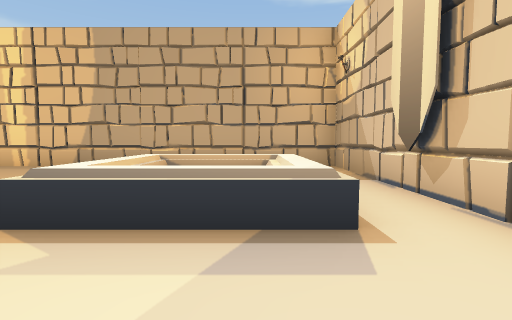
view 1 (above)

21 first-person views from a walk through a 3-D level made in the Unity game engine. The camera is 1.2 m above the floor, tilts 4° down and sees 85° across. The floor is counted in squares, 2 m on a side. Each view is taken from the middle of a square. On the plan, view 1 faces up. The plan holds only what a view shows up to about 9 squares ahead; the rest is blank. The place goes on beyond the plan. The player character is not drawn. Door leaves are left out, so doorways stand open.

view 2
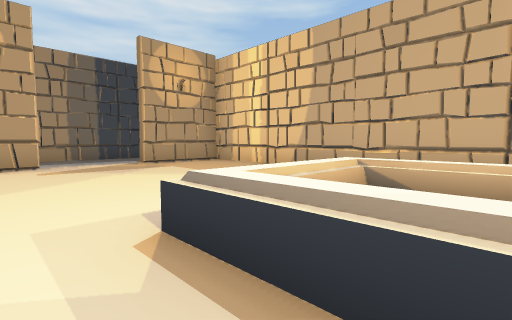

view 3
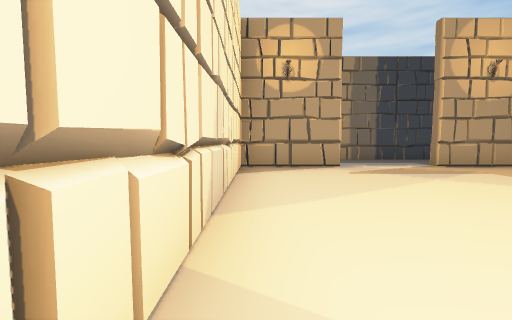

view 4
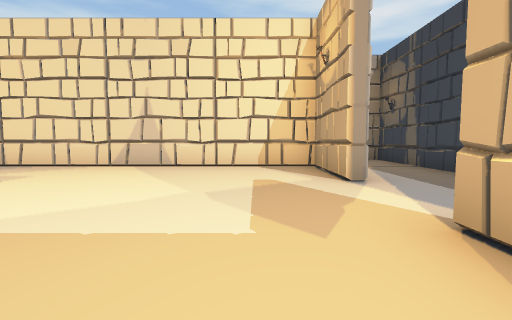

view 5
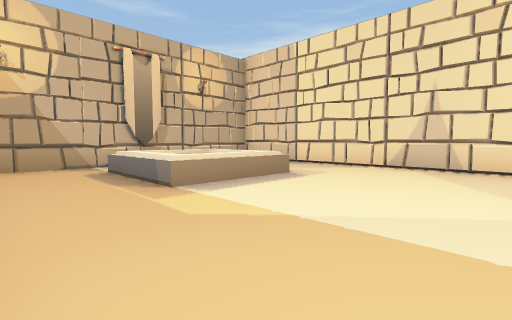

view 6
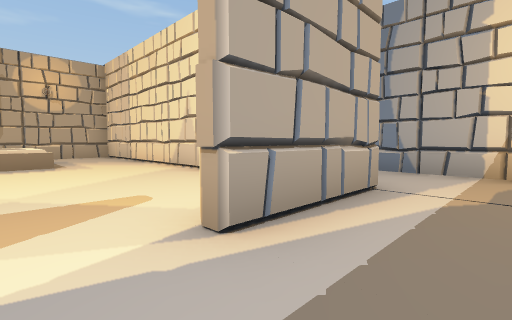

view 7
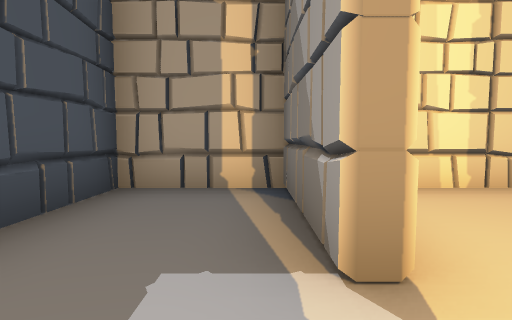

view 8
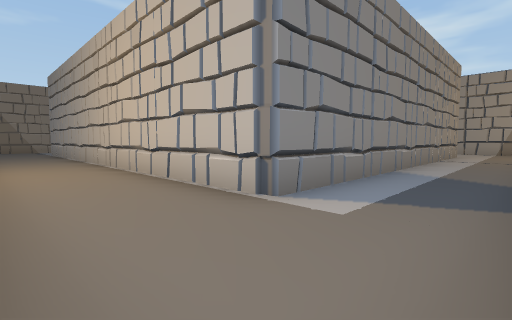

view 9
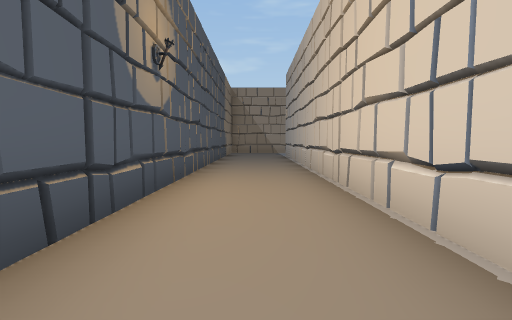

view 10
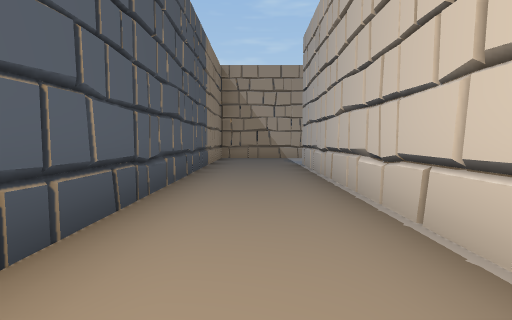

view 11
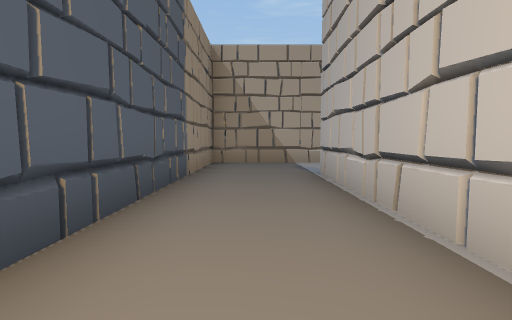

view 12
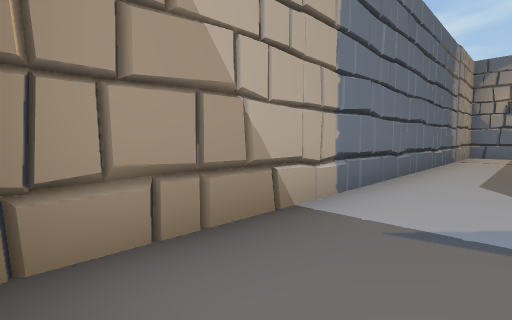

view 13
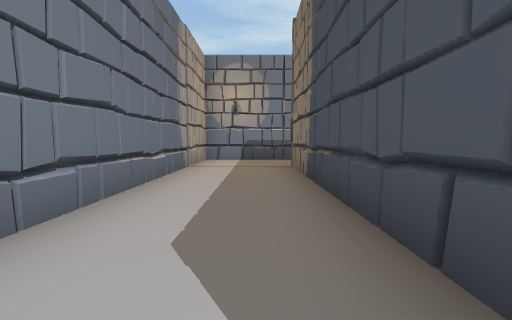

view 14
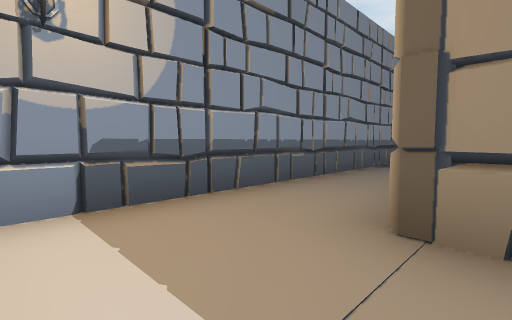

view 15
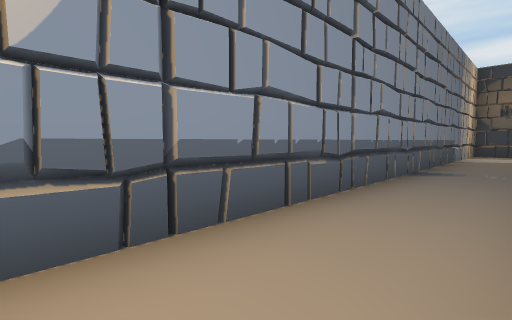

view 16
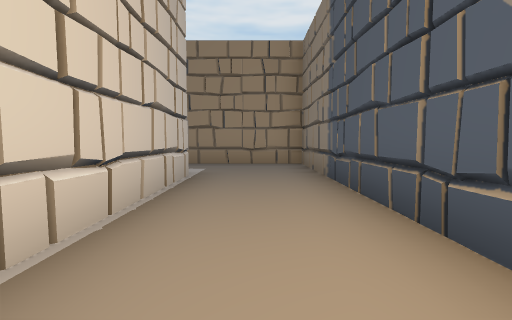

view 17
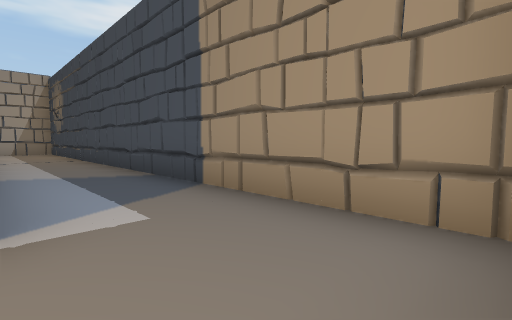

view 18
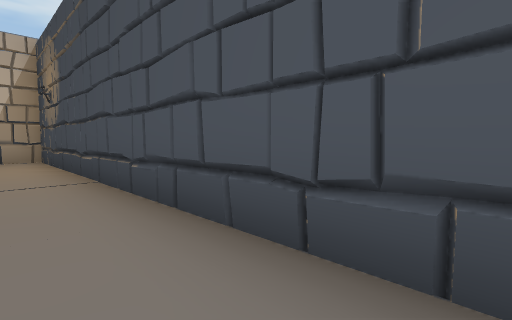

view 19
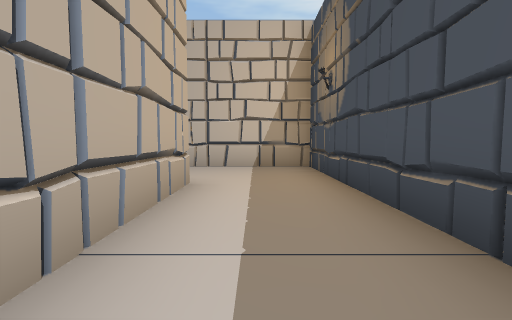

view 20
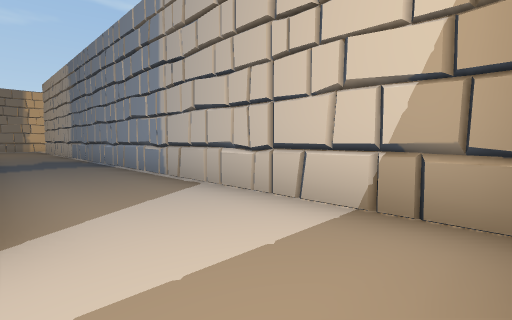

view 21
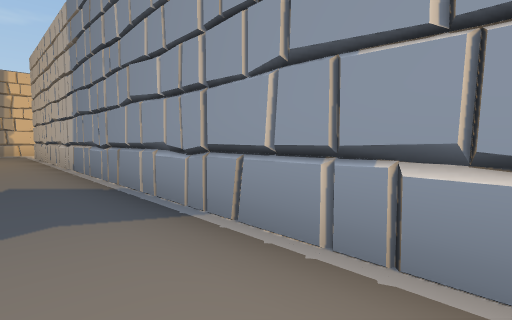

### Floor plan
Points are (right, up) in squares from view 1. A wall is a line through its corners. A room is listed if a view was taken in it or the views show most of it. See-through windows are left out.
Room 1 (views 1, 2, 3, 4, 5, 6, 7)
walls: (-7.3, 2) (-7.3, -0.3) (1.5, -0.3); (-7.7, 4.1) (-7.7, 6.5) (-9.7, 6.5) (-9.7, -2.6) (-7.5, -2.6); (-7.7, -0.5) (-7.7, 2); (1.7, 5) (2, 5.4); (1.8, 0) (1.8, 6.5) (-7.3, 6.5) (-7.3, 4.1)
low walls: (-1.3, 3.7) (-1.3, 2.2) (0.3, 2.2) (0.3, 3.7) (-1.3, 3.7); (0.8, 1.8) (-1.7, 1.8) (-1.7, 4.3) (0.8, 4.3)
ways out: opening at (-7, -2) to room 2
Room 2 (views 8, 9, 10, 11, 12, 13, 14, 15, 16, 17, 18, 19, 20, 21)
walls: (-7.5, -2.6) (4.6, -2.6) (4.6, 9.2) (-12.2, 9.2) (-12.2, -5.3) (4.5, -5.3); (-6.3, -5.4) (-5.9, -5.1); (-10.1, -3) (-10.1, 6.8) (2.1, 6.8); (2.2, 5.1) (2.2, -0.6); (-12.4, -4.1) (-12.1, -4.5)
ways out: opening at (-7, -2) to room 1

Positions as (right, up) in squares from view 1, and headings:
1: (0, 0), facing up
2: (0, 1), facing up-left
3: (-1, 0), facing left
4: (-6, 6), facing down
5: (-5, 6), facing down-right
6: (-9, 3), facing down-right
7: (-8, 3), facing up
8: (-12, 9), facing down-right
9: (-9, 8), facing right
10: (-5, 8), facing right
11: (-3, 8), facing right
12: (3, 9), facing down-right
13: (3, 6), facing down
14: (4, 0), facing down-left
15: (3, -1), facing down-left
16: (-5, 8), facing left
17: (-10, 9), facing down-left
18: (-11, 4), facing down-left
19: (-11, 1), facing down
20: (-12, -3), facing down-right
21: (-7, -4), facing down-right
